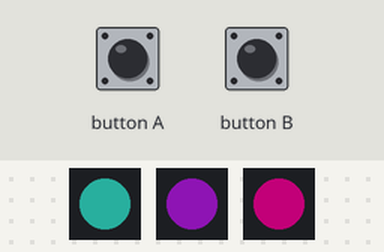
The program below on a simulated BBC micro:bit (MakeCode). Shown: 3 × 1 RGB LEDs in strip order, left to right. Inputs (shaded band) come from the test bench. Dim RGB values are drawn brighter than linear; random numbers come from a fixed seed.

Above: at 1.6 s.
1.7 s: button B pressed for 0.15 s
At 2.3 s:
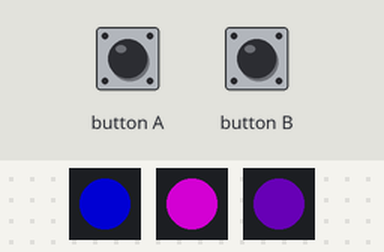
3.5 s: button A pressed for 0.15 s
At 4.4 s:
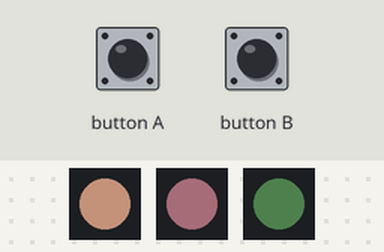
At 5.1 s:
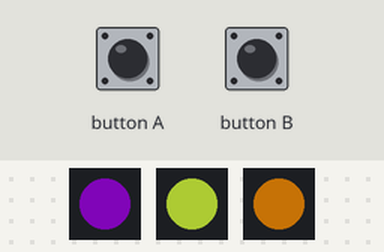
Timing chart, 0 to 24.5 s (numbered marks = the images above; inputs shaded):
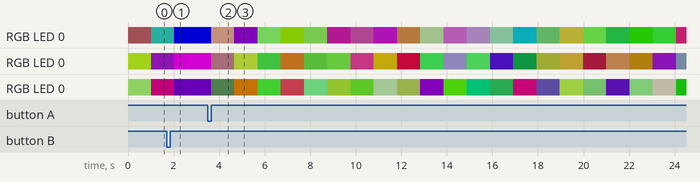

The program:

main.ts
```typescript
input.onButtonPressed(Button.A, function () {
    mode = 1
})
function randomColor () {
    activeB = randint(0, 155)
    ActiveG = randint(0, 255)
    activeR = randint(0, 200)
    randomcolor = neopixel.rgb(activeR, ActiveG, activeB)
}
input.onButtonPressed(Button.B, function () {
    mode = 2
})
let randomcolor = 0
let activeR = 0
let ActiveG = 0
let activeB = 0
let mode = 0
mode = 1
let strip = neopixel.create(DigitalPin.P0, 1, NeoPixelMode.RGB)
let strip2 = neopixel.create(DigitalPin.P1, 1, NeoPixelMode.RGB)
let strip3 = neopixel.create(DigitalPin.P2, 1, NeoPixelMode.RGB)
basic.forever(function () {
    if (mode == 1) {
        randomColor()
        strip.showColor(randomcolor)
        randomColor()
        strip2.showColor(randomcolor)
        randomColor()
        strip3.showColor(randomcolor)
        basic.pause(1000)
    }
    if (mode == 2) {
        strip.showColor(neopixel.colors(NeoPixelColors.Blue))
        strip2.showColor(neopixel.colors(NeoPixelColors.Purple))
        strip3.showColor(neopixel.colors(NeoPixelColors.Indigo))
    }
})
```

test.ts
```typescript
// ide kerülnek a tesztek; a rendszer ezt nem kompilálja, ha a csomagot bővítményként használják.
```
